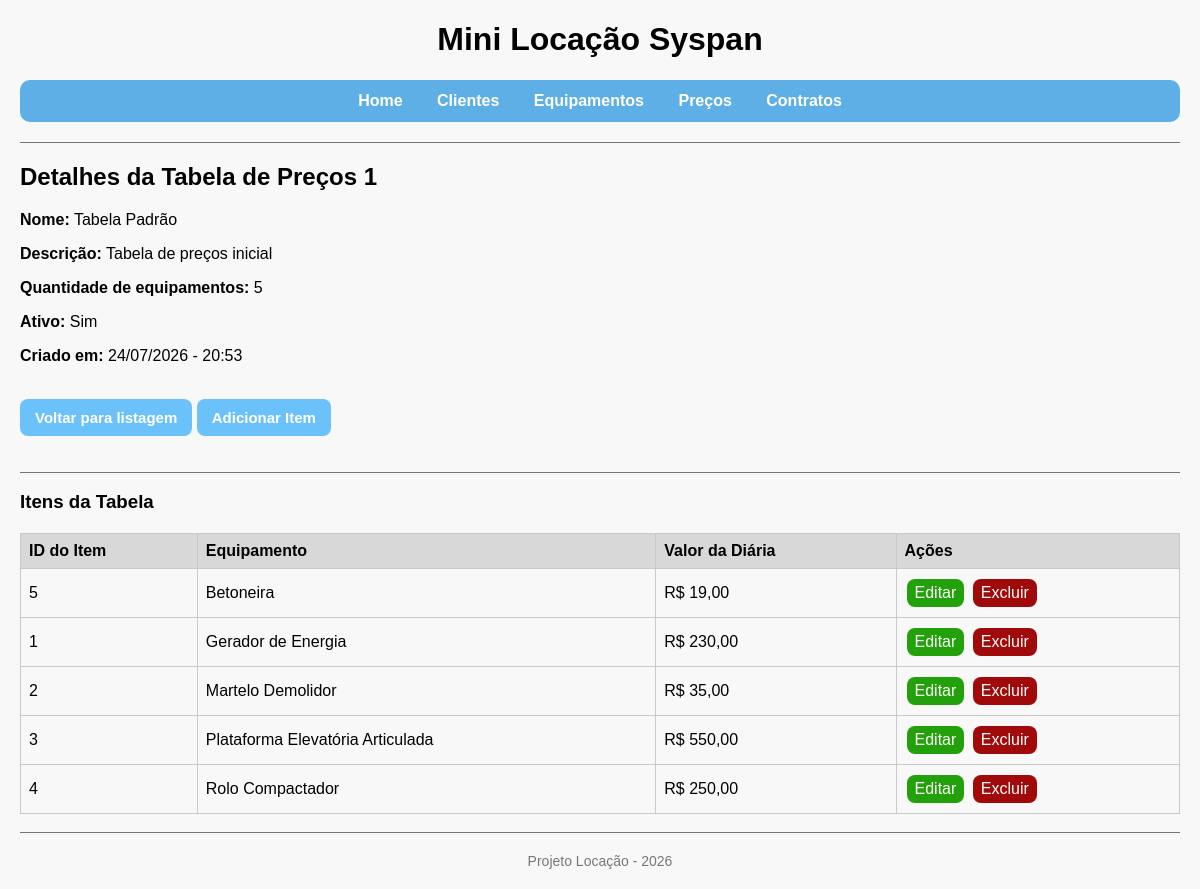
The page /projeto-locacao/precos/ver.php?id=1 on the database its author committed.
### tables this page shows
CREATE TABLE IF NOT EXISTS precos (
 id INT AUTO_INCREMENT PRIMARY KEY,
 nome VARCHAR(100) NOT NULL,
 descricao VARCHAR(255) NULL,
 ativo TINYINT(1) NOT NULL DEFAULT 1,
 created_at DATETIME NOT NULL DEFAULT CURRENT_TIMESTAMP
);

CREATE TABLE IF NOT EXISTS preco_itens (
 id INT AUTO_INCREMENT PRIMARY KEY,
 id_preco INT NOT NULL,
 id_equipamento INT NOT NULL,
 valor_diaria DECIMAL(10,2) NOT NULL,
 CONSTRAINT fk_preco
 FOREIGN KEY (id_preco) REFERENCES precos(id),
 CONSTRAINT fk_preco_equipamento
 FOREIGN KEY (id_equipamento) REFERENCES equipamentos(id)
);

CREATE TABLE IF NOT EXISTS equipamentos (
 id INT AUTO_INCREMENT PRIMARY KEY,
 descricao VARCHAR(120) NOT NULL,
 diaria DECIMAL(10,2) NOT NULL,
 ativo TINYINT(1) NOT NULL DEFAULT 1,
 created_at DATETIME NOT NULL DEFAULT CURRENT_TIMESTAMP
);

### projeto-locacao/helpers.php (called while the page is built, shortened)
<?php
    function e(string $value): string {
        return htmlspecialchars($value, ENT_QUOTES | ENT_SUBSTITUTE, 'UTF-8');
    }
?>

### projeto-locacao/precos/ver.php (the view, shortened to what this page needs)
<?php
    require_once '../conexao.php';
    require_once '../helpers.php';
    $id = obterId();
    $sql = 'SELECT id, nome, descricao, ativo, created_at FROM precos WHERE id = :id';
    $consulta = $pdo->prepare($sql);
    $consulta->execute([':id' => $id]);
    $preco = $consulta->fetch();
    $sqlItens = 'SELECT preco_itens.id, equipamentos.descricao AS equipamento, preco_itens.valor_diaria FROM preco_itens
                INNER JOIN equipamentos ON preco_itens.id_equipamento = equipamentos.id
                WHERE preco_itens.id_preco = :id
                ORDER BY equipamentos.descricao ASC';
    $consultaItens = $pdo->prepare($sqlItens);
    $consultaItens->execute([':id' => $id]);
    $precoItens = $consultaItens->fetchAll();
    $qtd_equipamentos = count($precoItens);
    require_once '../layout/header.php';
?>
<h2>Detalhes da Tabela de Preços <?= $preco['id'] ?></h2>
<div>
    <p><strong>Nome:</strong> <?= e($preco["nome"]) ?></p>
    <p><strong>Descrição:</strong> <?= e($preco["descricao"]) ?></p>
    <p><strong>Quantidade de equipamentos:</strong> <?= e($qtd_equipamentos) ?></p>
    <p><strong>Ativo:</strong> <?= e($preco["ativo"] ? 'Sim' : 'Não' ) ?> </p>
    <p><strong>Criado em:</strong> <?= date('d/m/Y - H:i', strtotime($preco["created_at"])) ?></p>
</div>
<br><a class="links" href="listar.php">Voltar para listagem</a>
<a class="links" href="adicionar_item.php?id=<?= (int)$preco['id'] ?>">Adicionar Item</a><br><br><hr>
<h3>Itens da Tabela</h3>
<?php if(!empty($precoItens)): ?>
    <table>
        <tr>
            <th>ID do Item</th>
            <th>Equipamento</th>
            <th>Valor da Diária</th>
            <th>Ações</th>
        </tr>
        <?php foreach($precoItens as $row): ?>
            <tr>
                <td><?= (int)$row["id"] ?></td>
                <td><?= e($row["equipamento"]) ?></td>
                <td>R$ <?= number_format($row["valor_diaria"], 2, ',', '.') ?></td>
                <td>
                    <a class="botao-editar" href="editar_item.php?id=<?= (int)$row["id"] ?>">Editar</a>
                    <a class="botao-excluir" href="excluir_item.php?id=<?= (int)$row["id"] ?>">Excluir</a>
                </td>
            </tr>
        <?php endforeach; ?>
    </table>
<?php else: ?>
    <p>Nenhum equipamento foi registrado para esta tabela de preços ainda.</p>
<?php endif; ?>
<?php require_once '../layout/footer.php'; ?>

### projeto-locacao/assets/css/style.css (style rules this page uses)
body { font-family: "Gill Sans Extrabold", Helvetica, sans-serif; background: #f8f8f8; margin: 20px; }
hr { margin-top: 18px; border: 0; border-top: 1px solid #767676; }
table { width: 100%; border-collapse: collapse; margin-top: 20px; overflow: hidden; border: 1px solid #c9c9c9; }
th, td { padding: 8px; text-align: left; border: 1px solid #c9c9c9; }
th { background: #d8d8d9; }
td a { padding: 5px 8px; border-radius: 8px; text-decoration: none; display: inline-block; margin: 2px; }
.botao-editar { background: #23a10a; color: white; }
.botao-excluir { background: #a10a0a; color: white; }
.links { padding: 10px 15px; border-radius: 8px; text-decoration: none; background-color: #6bc1fa; color: white; font-size: 15px; font-weight: bold; display: inline-block; }

### rows shown on the page
precos: id "1", nome "Tabela Padrão", descricao "Tabela de preços inicial", ativo "Sim", created_at "24/07/2026 - 20:53"
preco_itens: id "5", id_equipamento.descricao "Betoneira", valor_diaria "19,00"
preco_itens: id "1", id_equipamento.descricao "Gerador de Energia", valor_diaria "230,00"
preco_itens: id "2", id_equipamento.descricao "Martelo Demolidor", valor_diaria "35,00"
preco_itens: id "3", id_equipamento.descricao "Plataforma Elevatória Articulada", valor_diaria "550,00"
preco_itens: id "4", id_equipamento.descricao "Rolo Compactador", valor_diaria "250,00"

### other values the page prints
$qtd_equipamentos "5"
